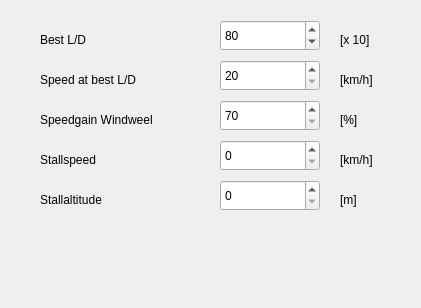
<?xml version="1.0" encoding="UTF-8"?>
<ui version="4.0">
 <class>VelocityFrame</class>
 <widget class="QWidget" name="VelocityFrame">
  <property name="geometry">
   <rect>
    <x>0</x>
    <y>0</y>
    <width>421</width>
    <height>308</height>
   </rect>
  </property>
  <property name="windowTitle">
   <string>Velocity</string>
  </property>
  <widget class="QLabel" name="textLabel_Stallaltitude">
   <property name="geometry">
    <rect>
     <x>40</x>
     <y>190</y>
     <width>144</width>
     <height>20</height>
    </rect>
   </property>
   <property name="text">
    <string>Stallaltitude</string>
   </property>
   <property name="wordWrap">
    <bool>false</bool>
   </property>
  </widget>
  <widget class="QLabel" name="textLabel_StallspeedUnit">
   <property name="geometry">
    <rect>
     <x>340</x>
     <y>150</y>
     <width>67</width>
     <height>20</height>
    </rect>
   </property>
   <property name="text">
    <string>[km/h]</string>
   </property>
   <property name="wordWrap">
    <bool>false</bool>
   </property>
  </widget>
  <widget class="QSpinBox" name="spinBox_Stallaltitude">
   <property name="geometry">
    <rect>
     <x>220</x>
     <y>180</y>
     <width>100</width>
     <height>31</height>
    </rect>
   </property>
   <property name="minimum">
    <number>0</number>
   </property>
   <property name="maximum">
    <number>8000</number>
   </property>
  </widget>
  <widget class="QLabel" name="textLabel_StallaltitudeUnit">
   <property name="geometry">
    <rect>
     <x>340</x>
     <y>190</y>
     <width>67</width>
     <height>20</height>
    </rect>
   </property>
   <property name="text">
    <string>[m]</string>
   </property>
   <property name="wordWrap">
    <bool>false</bool>
   </property>
  </widget>
  <widget class="QSpinBox" name="spinBox_Stallspeed">
   <property name="geometry">
    <rect>
     <x>220</x>
     <y>140</y>
     <width>100</width>
     <height>31</height>
    </rect>
   </property>
   <property name="minimum">
    <number>0</number>
   </property>
   <property name="maximum">
    <number>99</number>
   </property>
  </widget>
  <widget class="QLabel" name="textLabel_Stallspeed">
   <property name="geometry">
    <rect>
     <x>40</x>
     <y>150</y>
     <width>144</width>
     <height>20</height>
    </rect>
   </property>
   <property name="text">
    <string>Stallspeed</string>
   </property>
   <property name="wordWrap">
    <bool>false</bool>
   </property>
  </widget>
  <widget class="QLabel" name="textLabel_BestLD">
   <property name="geometry">
    <rect>
     <x>40</x>
     <y>30</y>
     <width>144</width>
     <height>20</height>
    </rect>
   </property>
   <property name="text">
    <string>Best L/D</string>
   </property>
   <property name="wordWrap">
    <bool>false</bool>
   </property>
  </widget>
  <widget class="QLabel" name="textLabel_SpeedBestLD">
   <property name="geometry">
    <rect>
     <x>40</x>
     <y>70</y>
     <width>144</width>
     <height>20</height>
    </rect>
   </property>
   <property name="text">
    <string>Speed at best L/D</string>
   </property>
   <property name="wordWrap">
    <bool>false</bool>
   </property>
  </widget>
  <widget class="QLabel" name="textLabel_WindweelUnit">
   <property name="geometry">
    <rect>
     <x>340</x>
     <y>110</y>
     <width>67</width>
     <height>20</height>
    </rect>
   </property>
   <property name="text">
    <string>[%]</string>
   </property>
   <property name="wordWrap">
    <bool>false</bool>
   </property>
  </widget>
  <widget class="QLabel" name="textLabel_SpeedBestLDUnit">
   <property name="geometry">
    <rect>
     <x>340</x>
     <y>70</y>
     <width>67</width>
     <height>20</height>
    </rect>
   </property>
   <property name="text">
    <string>[km/h]</string>
   </property>
   <property name="wordWrap">
    <bool>false</bool>
   </property>
  </widget>
  <widget class="QLabel" name="textLabel_SpeedBestLDUnit_2">
   <property name="geometry">
    <rect>
     <x>340</x>
     <y>30</y>
     <width>67</width>
     <height>20</height>
    </rect>
   </property>
   <property name="text">
    <string>[x 10]</string>
   </property>
   <property name="wordWrap">
    <bool>false</bool>
   </property>
  </widget>
  <widget class="QSpinBox" name="spinBox_SpeedBestLD">
   <property name="geometry">
    <rect>
     <x>220</x>
     <y>60</y>
     <width>100</width>
     <height>31</height>
    </rect>
   </property>
   <property name="minimum">
    <number>20</number>
   </property>
   <property name="maximum">
    <number>80</number>
   </property>
  </widget>
  <widget class="QSpinBox" name="spinBox_BestLD">
   <property name="geometry">
    <rect>
     <x>220</x>
     <y>20</y>
     <width>100</width>
     <height>31</height>
    </rect>
   </property>
   <property name="minimum">
    <number>20</number>
   </property>
   <property name="maximum">
    <number>150</number>
   </property>
   <property name="singleStep">
    <number>1</number>
   </property>
   <property name="value">
    <number>80</number>
   </property>
  </widget>
  <widget class="QSpinBox" name="spinBox_Windweel">
   <property name="enabled">
    <bool>true</bool>
   </property>
   <property name="geometry">
    <rect>
     <x>220</x>
     <y>100</y>
     <width>100</width>
     <height>31</height>
    </rect>
   </property>
   <property name="minimum">
    <number>70</number>
   </property>
   <property name="maximum">
    <number>150</number>
   </property>
  </widget>
  <widget class="QLabel" name="textLabel_Windweel">
   <property name="geometry">
    <rect>
     <x>40</x>
     <y>110</y>
     <width>153</width>
     <height>20</height>
    </rect>
   </property>
   <property name="text">
    <string>Speedgain Windweel</string>
   </property>
   <property name="wordWrap">
    <bool>false</bool>
   </property>
  </widget>
 </widget>
 <layoutdefault spacing="6" margin="11"/>
 <resources/>
 <connections/>
</ui>
